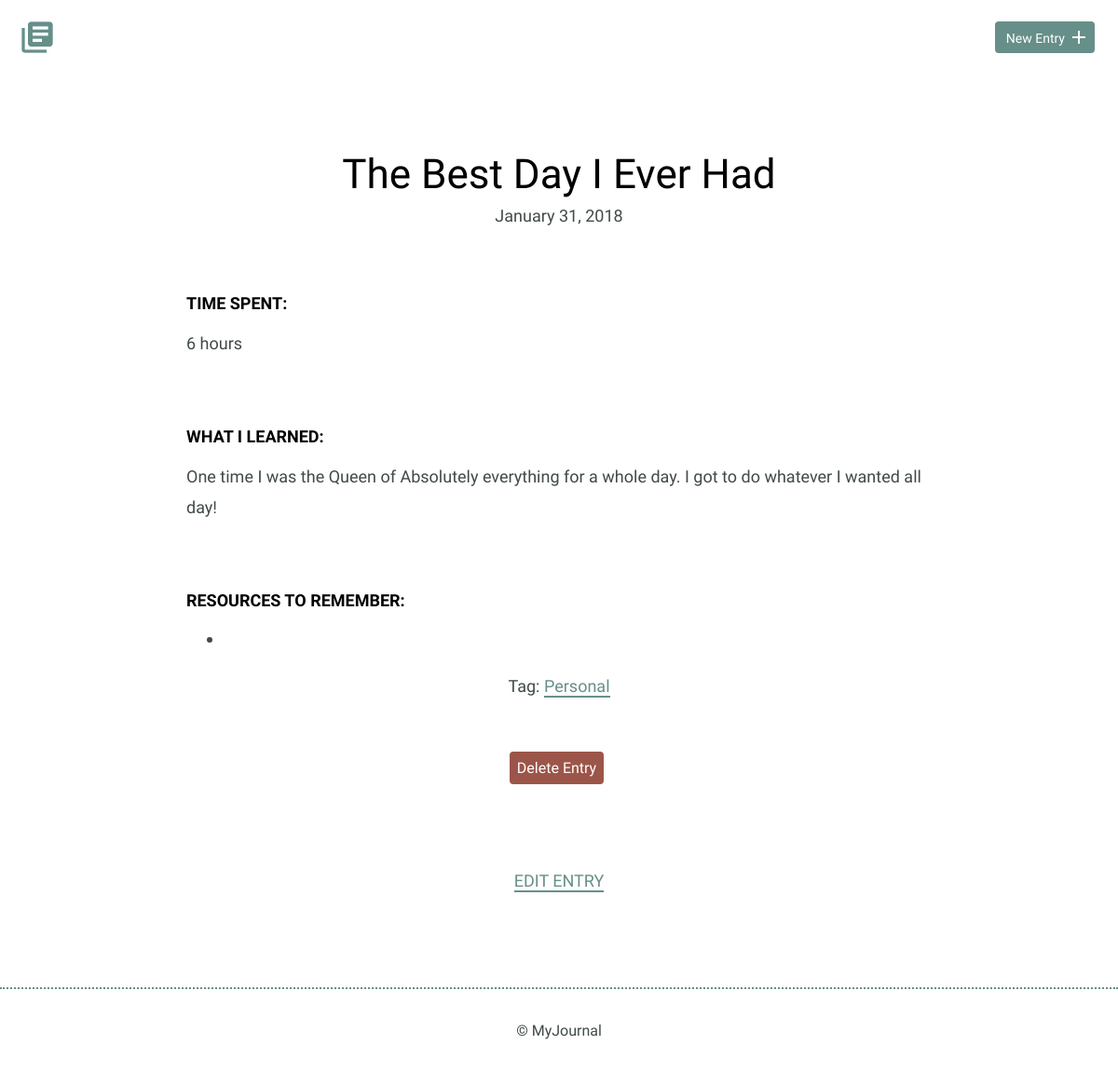
Screenshot of /detail.php?id=1 with the database file from the repository.
### tables this page shows
CREATE TABLE "entries" (
	"id"	INTEGER,
	"title"	TEXT,
	"date"	TEXT,
	"time_spent"	INTEGER,
	"learned"	BLOB,
	"resources"	BLOB,
	"tag_id"	INTEGER,
	PRIMARY KEY("id"),
	FOREIGN KEY("tag_id") REFERENCES "tags"("tag_id")
);

### inc/functions.php (called while the page is built, shortened)
<?php
function get_specific_entry($entry_id){
    include "connection.php";
    $sql = "SELECT title, date, time_spent, learned, resources, id, tag, tags.tag_id FROM entries INNER JOIN tags ON entries.tag_id = tags.tag_id WHERE id = ?";
    try{
        $results = $db->prepare($sql);
        $results->bindValue(1,$entry_id,PDO::PARAM_INT);
        $results->execute();
    } catch (Exception $e){
        echo "Error: " .$e->getMessage() . "<br /?";
        return false;
    }
    return $results->fetch();
}

### detail.php (the view, shortened to what this page needs)
<?php
include('inc/header.php');
include('inc/functions.php');
if (isset($_GET['id'])){
    list($title, $date, $time_spent, $learned, $resources, $id, $tag) = get_specific_entry(filter_input(INPUT_GET, 'id', FILTER_SANITIZE_NUMBER_INT));
}
?>
<div class="container">
    <div class="entry-list single">
        <article>
            <h1><?php echo $title?></h1>
            <?php echo "<time datetime='" . strtotime($date) . "'>" . date('F d, Y', strtotime($date)) . "</time><br />";?>
            <div class="entry">
                <h3>Time Spent: </h3>
                <p><?php echo $time_spent;?></p>
            </div>
            <div class="entry">
                <h3>What I Learned:</h3>
                <p><?php echo nl2br($learned)?></p>
            </div>
            <div class="entry">
                <h3>Resources to Remember:</h3>
                <ul>
                    <li><?php echo nl2br($resources);?></li>
                </ul>
            </div>
            <div>
                <p class='tag'>Tag: <a href='index.php?tag=<?php echo $tag?>'><?php echo $tag;?></a></p>
            </div>
            <div class="delete">
                <form method='post' action='detail.php' onsubmit="return confirm('Are you sure you want to delete this task?')">
                    <input type='submit' class="buton button-delete" value='Delete Entry' />
                </form>
            </div>
        </article>
    </div>
</div>
<div class="edit">
    <p><a href='edit.php?id=<?php echo $id; ?>'> Edit Entry </a></p>
</div>
<?php
include('inc/footer.php');
?>

### css/site.css (style rules this page uses)
body { font-size: 16px; color: #404a49; font-family: 'Cousine', serif; font-weight: 400; }
.container { margin: 0 auto; padding: 0 25px; }
.button-delete { background: #9C5549; padding: 0.5em; color: #fff; border-radius: 4px; text-decoration: none; border: none; }
h1, h2, h3 { margin: 0; font-weight: 400; line-height: 1em; color: #000; }
h1 { font-size: 44px; margin-bottom: 12px; }
h3 { font-size: 18px; font-family: 'Work Sans', serif; font-weight: 600; text-transform: uppercase; }
p { line-height: 1.8em; font-size: 18px; }
p a { border-bottom: 2px solid #678f89; padding: 0; color: #678f89; text-decoration: none; }
ul li { line-height: 1.8em; font-size: 18px; }
.entry-list, .edit-entry, .new-entry { max-width: 800px; margin: 0 auto; padding: 70px 0 150px 0; }
.entry-list article { margin-bottom: 70px; text-align: center; }
.entry-list article:last-child { margin-bottom: 0; }
.entry-list.single { padding-bottom: 70px; }
.entry-list.single time { font-size: 18px; }
.entry { max-width: 800px; margin: 75px auto 0 auto; text-align: left; }
.entry p { margin-bottom: 40px; }
.edit { padding-bottom: 80px; text-align: center; margin: 0 auto; }
.edit a { font-weight: 400; text-transform: uppercase; font-size: 18px; }
.tag { display:block; margin-bottom: 3em; }
input[type=submit] { margin-right: 5px; }

### rows the page displays
entries: title "The Best Day I Ever Had", date "January 31, 2018", time_spent "6 hours", learned "One time I was the Queen of Absolutely everything for a whole day. I got to do whatever I wanted all day!"

### other values shown
$tag "Personal"
